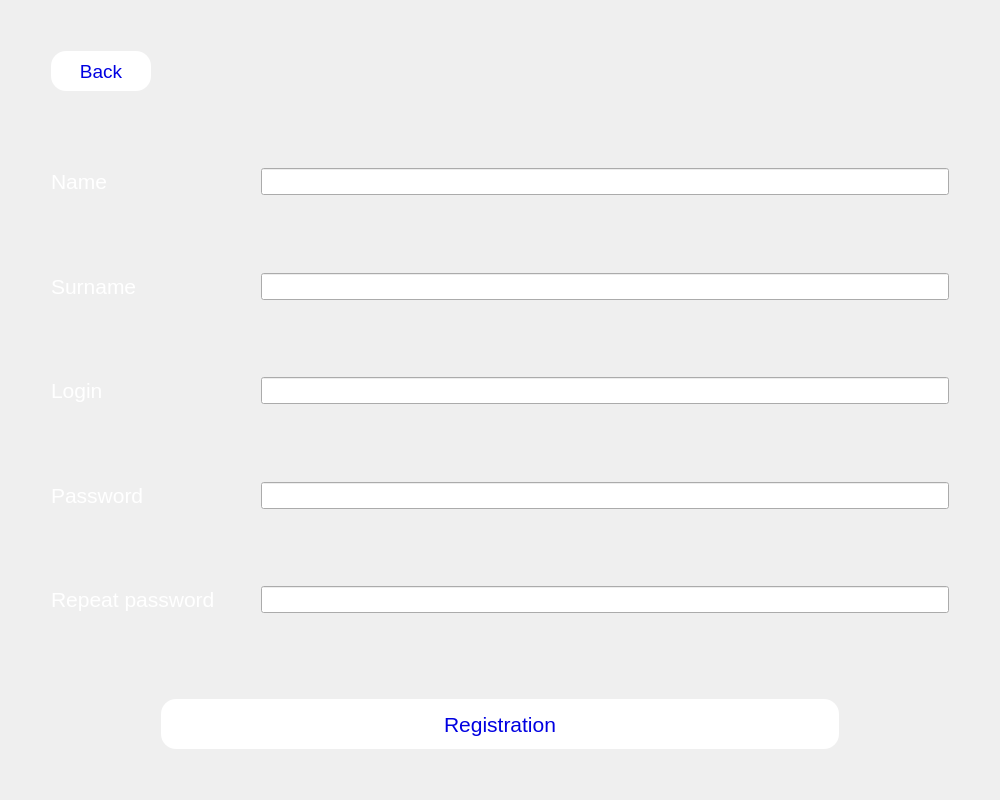
<?xml version="1.0" encoding="UTF-8"?>
<ui version="4.0">
 <class>Registration</class>
 <widget class="QDialog" name="Registration">
  <property name="geometry">
   <rect>
    <x>0</x>
    <y>0</y>
    <width>1000</width>
    <height>800</height>
   </rect>
  </property>
  <property name="windowTitle">
   <string>Dialog</string>
  </property>
  <layout class="QVBoxLayout" name="verticalLayout">
   <item>
    <layout class="QGridLayout" name="gridLayout">
     <property name="topMargin">
      <number>0</number>
     </property>
     <item row="3" column="4">
      <spacer name="horizontalSpacer_2">
       <property name="orientation">
        <enum>Qt::Horizontal</enum>
       </property>
       <property name="sizeType">
        <enum>QSizePolicy::Fixed</enum>
       </property>
       <property name="sizeHint" stdset="0">
        <size>
         <width>40</width>
         <height>20</height>
        </size>
       </property>
      </spacer>
     </item>
     <item row="7" column="1">
      <widget class="QLabel" name="login">
       <property name="text">
        <string>&lt;html&gt;&lt;head/&gt;&lt;body&gt;&lt;p&gt;&lt;span style=&quot; font-size:16pt; color:#ffffff;&quot;&gt;Login&lt;/span&gt;&lt;/p&gt;&lt;/body&gt;&lt;/html&gt;</string>
       </property>
      </widget>
     </item>
     <item row="7" column="3">
      <widget class="QLineEdit" name="loginin">
       <property name="font">
        <font>
         <pointsize>12</pointsize>
        </font>
       </property>
      </widget>
     </item>
     <item row="10" column="3">
      <widget class="QLineEdit" name="passwin">
       <property name="font">
        <font>
         <pointsize>12</pointsize>
        </font>
       </property>
      </widget>
     </item>
     <item row="3" column="3">
      <widget class="QLineEdit" name="namein">
       <property name="font">
        <font>
         <pointsize>12</pointsize>
        </font>
       </property>
      </widget>
     </item>
     <item row="5" column="3">
      <widget class="QLineEdit" name="surnamein">
       <property name="font">
        <font>
         <pointsize>12</pointsize>
        </font>
       </property>
      </widget>
     </item>
     <item row="3" column="1">
      <widget class="QLabel" name="name">
       <property name="text">
        <string>&lt;html&gt;&lt;head/&gt;&lt;body&gt;&lt;p&gt;&lt;span style=&quot; font-size:16pt; color:#ffffff;&quot;&gt;Name&lt;/span&gt;&lt;/p&gt;&lt;/body&gt;&lt;/html&gt;</string>
       </property>
      </widget>
     </item>
     <item row="5" column="1">
      <widget class="QLabel" name="surname">
       <property name="text">
        <string>&lt;html&gt;&lt;head/&gt;&lt;body&gt;&lt;p&gt;&lt;span style=&quot; font-size:16pt; color:#ffffff;&quot;&gt;Surname&lt;/span&gt;&lt;/p&gt;&lt;/body&gt;&lt;/html&gt;</string>
       </property>
      </widget>
     </item>
     <item row="2" column="1">
      <spacer name="verticalSpacer_7">
       <property name="orientation">
        <enum>Qt::Vertical</enum>
       </property>
       <property name="sizeHint" stdset="0">
        <size>
         <width>20</width>
         <height>40</height>
        </size>
       </property>
      </spacer>
     </item>
     <item row="11" column="3">
      <spacer name="verticalSpacer_5">
       <property name="orientation">
        <enum>Qt::Vertical</enum>
       </property>
       <property name="sizeHint" stdset="0">
        <size>
         <width>20</width>
         <height>40</height>
        </size>
       </property>
      </spacer>
     </item>
     <item row="0" column="1">
      <spacer name="verticalSpacer_3">
       <property name="orientation">
        <enum>Qt::Vertical</enum>
       </property>
       <property name="sizeType">
        <enum>QSizePolicy::Fixed</enum>
       </property>
       <property name="sizeHint" stdset="0">
        <size>
         <width>20</width>
         <height>40</height>
        </size>
       </property>
      </spacer>
     </item>
     <item row="1" column="1">
      <widget class="QPushButton" name="back">
       <property name="sizePolicy">
        <sizepolicy hsizetype="Fixed" vsizetype="Fixed">
         <horstretch>0</horstretch>
         <verstretch>0</verstretch>
        </sizepolicy>
       </property>
       <property name="minimumSize">
        <size>
         <width>100</width>
         <height>40</height>
        </size>
       </property>
       <property name="cursor">
        <cursorShape>PointingHandCursor</cursorShape>
       </property>
       <property name="styleSheet">
        <string notr="true">#back {
	font: 14pt;
color: rgb(0, 0, 225);
border-radius: 15px;
background-color: rgb(255, 255, 255)}</string>
       </property>
       <property name="text">
        <string>Back</string>
       </property>
      </widget>
     </item>
     <item row="10" column="1">
      <widget class="QLabel" name="passw1">
       <property name="text">
        <string>&lt;html&gt;&lt;head/&gt;&lt;body&gt;&lt;p&gt;&lt;span style=&quot; font-size:16pt; color:#ffffff;&quot;&gt;Password&lt;/span&gt;&lt;/p&gt;&lt;/body&gt;&lt;/html&gt;</string>
       </property>
      </widget>
     </item>
     <item row="12" column="1">
      <widget class="QLabel" name="passw2">
       <property name="text">
        <string>&lt;html&gt;&lt;head/&gt;&lt;body&gt;&lt;p&gt;&lt;span style=&quot; font-size:16pt; color:#ffffff;&quot;&gt;Repeat password&lt;/span&gt;&lt;/p&gt;&lt;/body&gt;&lt;/html&gt;</string>
       </property>
      </widget>
     </item>
     <item row="4" column="3">
      <spacer name="verticalSpacer_2">
       <property name="orientation">
        <enum>Qt::Vertical</enum>
       </property>
       <property name="sizeHint" stdset="0">
        <size>
         <width>20</width>
         <height>40</height>
        </size>
       </property>
      </spacer>
     </item>
     <item row="6" column="3">
      <spacer name="verticalSpacer_6">
       <property name="orientation">
        <enum>Qt::Vertical</enum>
       </property>
       <property name="sizeHint" stdset="0">
        <size>
         <width>20</width>
         <height>40</height>
        </size>
       </property>
      </spacer>
     </item>
     <item row="8" column="3">
      <spacer name="verticalSpacer_4">
       <property name="orientation">
        <enum>Qt::Vertical</enum>
       </property>
       <property name="sizeHint" stdset="0">
        <size>
         <width>20</width>
         <height>40</height>
        </size>
       </property>
      </spacer>
     </item>
     <item row="3" column="0">
      <spacer name="horizontalSpacer">
       <property name="orientation">
        <enum>Qt::Horizontal</enum>
       </property>
       <property name="sizeType">
        <enum>QSizePolicy::Fixed</enum>
       </property>
       <property name="sizeHint" stdset="0">
        <size>
         <width>40</width>
         <height>20</height>
        </size>
       </property>
      </spacer>
     </item>
     <item row="12" column="3">
      <widget class="QLineEdit" name="passw2in">
       <property name="font">
        <font>
         <pointsize>12</pointsize>
        </font>
       </property>
      </widget>
     </item>
     <item row="3" column="2">
      <spacer name="horizontalSpacer_5">
       <property name="orientation">
        <enum>Qt::Horizontal</enum>
       </property>
       <property name="sizeType">
        <enum>QSizePolicy::Fixed</enum>
       </property>
       <property name="sizeHint" stdset="0">
        <size>
         <width>40</width>
         <height>20</height>
        </size>
       </property>
      </spacer>
     </item>
    </layout>
   </item>
   <item>
    <spacer name="verticalSpacer">
     <property name="orientation">
      <enum>Qt::Vertical</enum>
     </property>
     <property name="sizeType">
      <enum>QSizePolicy::Fixed</enum>
     </property>
     <property name="sizeHint" stdset="0">
      <size>
       <width>20</width>
       <height>80</height>
      </size>
     </property>
    </spacer>
   </item>
   <item>
    <layout class="QHBoxLayout" name="horizontalLayout">
     <property name="topMargin">
      <number>0</number>
     </property>
     <item>
      <spacer name="horizontalSpacer_3">
       <property name="orientation">
        <enum>Qt::Horizontal</enum>
       </property>
       <property name="sizeType">
        <enum>QSizePolicy::Fixed</enum>
       </property>
       <property name="sizeHint" stdset="0">
        <size>
         <width>150</width>
         <height>20</height>
        </size>
       </property>
      </spacer>
     </item>
     <item>
      <widget class="QPushButton" name="registr">
       <property name="minimumSize">
        <size>
         <width>0</width>
         <height>50</height>
        </size>
       </property>
       <property name="cursor">
        <cursorShape>PointingHandCursor</cursorShape>
       </property>
       <property name="styleSheet">
        <string notr="true">#registr {
	font: 16pt;
color: rgb(0, 0, 225);
border-radius: 15px;
background-color: rgb(255, 255, 255)}</string>
       </property>
       <property name="text">
        <string>Registration</string>
       </property>
      </widget>
     </item>
     <item>
      <spacer name="horizontalSpacer_4">
       <property name="orientation">
        <enum>Qt::Horizontal</enum>
       </property>
       <property name="sizeType">
        <enum>QSizePolicy::Fixed</enum>
       </property>
       <property name="sizeHint" stdset="0">
        <size>
         <width>150</width>
         <height>20</height>
        </size>
       </property>
      </spacer>
     </item>
    </layout>
   </item>
   <item>
    <spacer name="verticalSpacer_8">
     <property name="orientation">
      <enum>Qt::Vertical</enum>
     </property>
     <property name="sizeType">
      <enum>QSizePolicy::Fixed</enum>
     </property>
     <property name="sizeHint" stdset="0">
      <size>
       <width>20</width>
       <height>40</height>
      </size>
     </property>
    </spacer>
   </item>
  </layout>
 </widget>
 <resources/>
 <connections/>
</ui>
